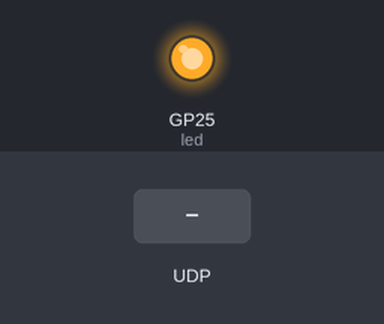
The program below on a simulated Raspberry Pi Pico running MicroPython. Shown: output pins drawn as LEDs (lit = HIGH). Dashed ring = blinking. The inputs (shaded band) are chosen by the test bench. The board's own WiFi access point starts at once; what the program prints to the serial console is not drawn.

Above: at 4.01 s.
At 17.6 s:
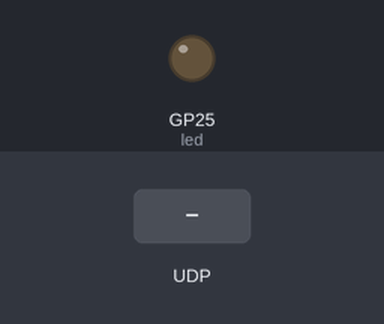
17.7 s: UDP packet "DISCOVER_CONTROLLER" arrives
At 17.98 s:
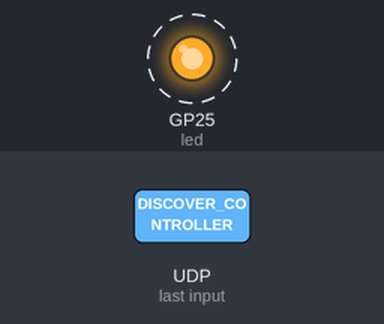
Timing chart, 0 to 20.7 s (numbered marks = the images above; inputs shaded):
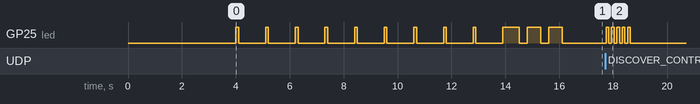

The program:

controller_access_point_debug.py
```python
# Enhanced controller with better AP debugging
import network
import socket
import json
import time
from machine import Pin

class ControllerAccessPoint:
    def __init__(self):
        self.led = Pin(25, Pin.OUT)
        self.led.value(0)

        print("🎮 PicoController starting with enhanced debugging...")

        # Create Access Point with detailed logging
        self.ap = network.WLAN(network.AP_IF)

        print("📡 Activating AP interface...")
        self.ap.active(True)
        time.sleep(1)

        if self.ap.active():
            print("✅ AP interface is active")
        else:
            print("❌ AP interface failed to activate!")
            return

        # Try different configurations with more details
        configs = [
            {"essid": "PicoController", "password": "pico1234", "authmode": 3, "channel": 6},
            {"essid": "PicoController", "password": "pico1234", "authmode": 3},
            {"essid": "PicoController", "password": "pico1234"},
            {"essid": "PicoController"}  # Open network
        ]

        ap_success = False
        for i, config in enumerate(configs):
            try:
                print(f"🔧 Trying AP config {i+1}: {config}")
                self.ap.config(**config)

                # Wait a bit for config to take effect
                time.sleep(2)

                # Check if we can get network info
                try:
                    net_config = self.ap.ifconfig()
                    print(f"✅ Config {i+1} SUCCESS!")
                    print(f"   IP: {net_config[0]}")
                    print(f"   Netmask: {net_config[1]}")
                    print(f"   Gateway: {net_config[2]}")
                    print(f"   DNS: {net_config[3]}")
                    ap_success = True
                    self.final_config = config
                    break
                except Exception as e:
                    print(f"❌ Config {i+1} failed to get network info: {e}")

            except Exception as e:
                print(f"❌ Config {i+1} failed: {e}")

        if not ap_success:
            print("❌ ALL AP configurations failed!")
            self.blink_error()
            return

        # Additional AP status checks
        print(f"\n📊 Final AP Status:")
        print(f"   Active: {self.ap.active()}")
        try:
            status = self.ap.status()
            print(f"   Status code: {status}")
        except:
            print("   Status: Unknown")

        # Wait longer for AP to fully initialize
        print("⏳ Waiting for AP to fully initialize...")
        for i in range(10):
            time.sleep(1)
            print(f"   {i+1}/10 seconds...")

            # Blink LED to show we're alive
            self.led.value(1)
            time.sleep(0.1)
            self.led.value(0)

        print(f"🎯 Access Point should now be broadcasting!")
        print(f"   Network Name: {self.final_config['essid']}")
        if 'password' in self.final_config:
            print(f"   Password: {self.final_config['password']}")
            print(f"   Security: WPA2")
        else:
            print(f"   Security: OPEN (no password)")

        # Create UDP server
        try:
            self.sock = socket.socket(socket.AF_INET, socket.SOCK_DGRAM)
            self.sock.bind(('', 8888))
            self.sock.settimeout(0.01)
            print("✅ UDP server started on port 8888")
        except Exception as e:
            print(f"❌ UDP server failed: {e}")
            return

        # Initialize state
        self.state = {
            'joystick': {'up': False, 'down': False, 'left': False, 'right': False, 'center': False},
            'buttons': {'A': False, 'B': False},
            'timestamp': 0
        }

        self.clients = set()

        print("🚀 Controller ready and waiting for clients!")
        print("📱 Check your other device for 'PicoController' WiFi network")

        # Success pattern - 3 long blinks
        for _ in range(3):
            self.led.value(1)
            time.sleep(0.5)
            self.led.value(0)
            time.sleep(0.3)

    def blink_error(self):
        """SOS error pattern"""
        # S-O-S pattern
        for _ in range(3):
            self.led.value(1)
            time.sleep(0.2)
            self.led.value(0)
            time.sleep(0.2)
        for _ in range(3):
            self.led.value(1)
            time.sleep(0.6)
            self.led.value(0)
            time.sleep(0.2)
        for _ in range(3):
            self.led.value(1)
            time.sleep(0.2)
            self.led.value(0)
            time.sleep(0.2)

    def check_for_clients(self):
        """Check for new clients with logging"""
        try:
            data, addr = self.sock.recvfrom(1024)
            message = data.decode()

            if message == "DISCOVER_CONTROLLER":
                if addr not in self.clients:
                    print(f"🎉 NEW CLIENT CONNECTED: {addr[0]}")
                    # Happy blinks
                    for _ in range(5):
                        self.led.value(1)
                        time.sleep(0.1)
                        self.led.value(0)
                        time.sleep(0.1)

                self.clients.add(addr)
                self.sock.sendto(b"CONTROLLER_FOUND", addr)
                print(f"📤 Sent acknowledgment to {addr[0]}")

        except OSError:
            pass  # Timeout - normal
        except Exception as e:
            print(f"❌ Client check error: {e}")

    def run(self):
        """Main loop with periodic status"""
        print("🔄 Starting main controller loop...")

        last_status = 0

        while True:
            try:
                # Check for clients
                self.check_for_clients()

                # Periodic status update
                current_time = time.ticks_ms()
                if time.ticks_diff(current_time, last_status) > 30000:  # Every 30 seconds
                    print(f"💓 Status: {len(self.clients)} clients connected")
                    print(f"   AP Active: {self.ap.active()}")
                    try:
                        net_config = self.ap.ifconfig()
                        print(f"   IP: {net_config[0]}")
                    except:
                        print(f"   IP: Error getting IP")

                    last_status = current_time

                    # Heartbeat blink
                    self.led.value(1)
                    time.sleep(0.05)
                    self.led.value(0)

                time.sleep(0.1)

            except KeyboardInterrupt:
                print("\n👋 Controller stopped by user")
                break
            except Exception as e:
                print(f"❌ Main loop error: {e}")
                time.sleep(1)

if __name__ == "__main__":
    controller = ControllerAccessPoint()
    controller.run() 
```

Measured:
- after the input at 17.7 s, GP25 (led): alternates HIGH for 0.10 s and LOW for 0.10 s, 10 changes in all, then stays LOW, starting at once
